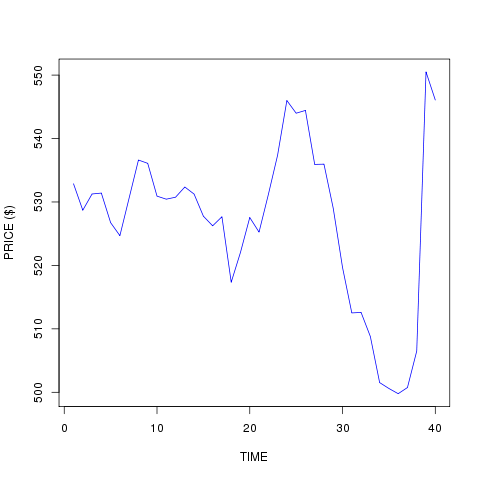

R code for this plot:
library(ggplot2)

require(devEMF)
emf('aapl1.emf')

aapl <- read.csv("http://www.google.com/finance/historical?q=NASDAQ:AAPL&authuser=0&output=csv ", sep=",", header=1)

#print(aapl)
#print(aapl.google)
print(aapl[, 1])

#write.csv(aapl, file = "appl.csv")
#write.table(aapl, file = "appl.tab")

#axis = (1, lab = aapl[2])
#axis = (2, aapl[2])
#box()

#matplot(aapl[,1], aapl[,5], type = "l", col="red")
#plot(aapl[,5], type = "l", col="blue")
#plot(aapl[,1], aapl[,5], xlab = "TIME", ylab = "PRICE ($)", type = "l", col="blue")
#plot(aapl[,0], aapl[,5], xlab = "TIME", ylab = "PRICE ($)", type = "l", col="blue")
plot(aapl[c(1:40),5], xlab = "TIME", ylab = "PRICE ($)", type = "l", col="blue")
#plot(aapl[,1], aapl[,5], type = "l", col="blue")
#lines(aapl[,2], type = "l", col="red")
#plot(aapl[,5], type = "l", col="red")
#plot(aapl[5], header = TRUE, col="blue")
#plot(aapl[2], aapl[3,6], header = TRUE)
#plot(aapl[2], aapl[3,6])

# simple example
#x <- c(1,3,6,9,12)
#y <- c(1.5,2,7,8,15)
#plot(x,y, pch=15, col="blue")

# Example 2. Draw a plot, set a bunch of parameters.
#plot(x,y, xlab="x axis", ylab="y axis", main="my plot", ylim=c(0,20), xlim=c(0,20), pch=15, col="blue")
# fit a line to the points
#myline.fit <- lm(y ~ x)

# get information about the fit
#summary(myline.fit)

# draw the fit line on the plot
#abline(myline.fit)

# add some more points to the graph
#x2 <- c(0.5, 3, 5, 8, 12)
#y2 <- c(0.8, 1, 2, 4, 6)

#points(x2, y2, pch=16, col="green")

# header = TRUE ignores the first line, check.names = FALSE allows '+' in 'C++'
#benchmark <- read.table("", header = TRUE, row.names = "vwnd", check.names = FALSE)

# 't()' is matrix tranposition, 'beside = TRUE' separates the benchmarks, 'heat' provides nice colors
#barplot(t(as.matrix(benchmark)), beside = TRUE, col = heat.colors(6))
#barplot(t(as.matrix(benchmark)), beside = TRUE, col = heat.colors(6), xlab = "TIME (DAY)", ylab = "STOCK PRICE")

# 'cex' stands for 'character expansion', 'bty' for 'box type' (we don't want borders)
#legend("topright", names(benchmark), cex = 0.9, bty = "n", fill = heat.colors(6))
